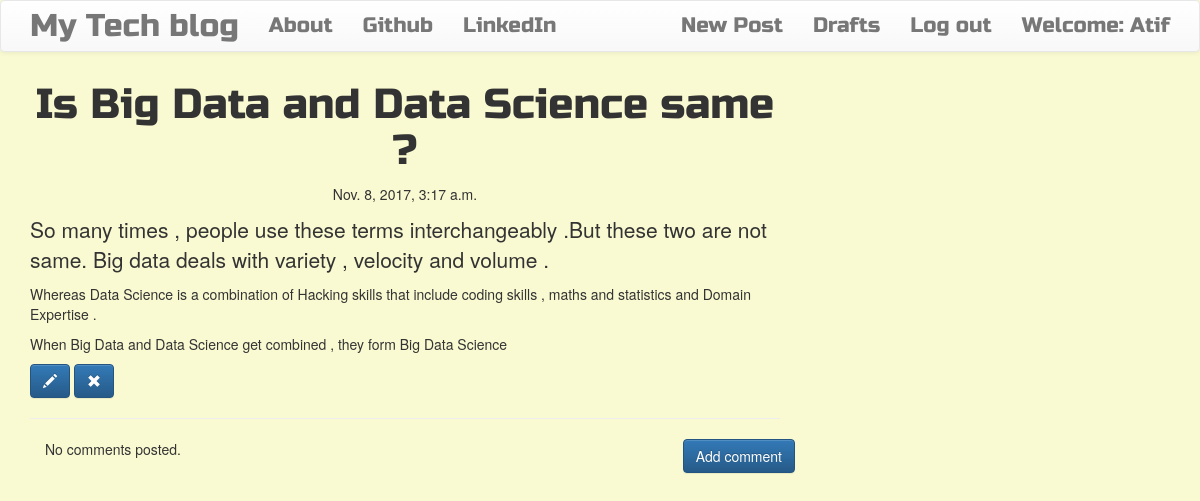
/post/21 (signed in), run on the app's committed database.
### blog/models.py (models this page shows, shortened)
class Post(models.Model):
    author = models.ForeignKey('auth.User')
    title = models.CharField(max_length=200)
    text = models.TextField()
    created_date = models.DateTimeField(default=timezone.now)
    published_date = models.DateTimeField(blank=True, null=True)

### blog/views.py (the view)
# urls.py: url(r'^post/(?P<pk>\d+)$', views.PostDetailView.as_view(), name='post_detail'),
class PostDetailView(DetailView):
    model = Post

### blog/templates/blog/post_detail.html
{% extends 'blog/base.html' %}
{% block content %}
        <h1 class='posttitle loader'>{{ post.title }}</h1>
        {% if post.published_date %}
            <div class="date postdate">
                {{ post.published_date }}
            </div>
        {% else %}
            <a class="btn btn-default" href="{% url 'post_publish' pk=post.pk %}">Publish</a>
        {% endif %}
      <p class='postcontent' >{{ post.text|safe|linebreaksbr }}</p>
      {% if user.is_authenticated %}
          <a class="btn btn-primary" href="{% url 'post_edit' pk=post.pk %}"><span class="glyphicon glyphicon-pencil"></span></a>
          <a class="btn btn-primary" href="{% url 'post_remove' pk=post.pk %}"><span class="glyphicon glyphicon-remove"></span></a>
      {% endif %}
  <hr>
  <a class="btn btn-primary btn-comment" href="{% url 'add_comment_to_post' pk=post.pk %}">Add comment</a>
  <div class="container">
  {% for comment in post.comments.all %}
  <br>
      {% if user.is_authenticated or comment.approved_comment %}
              {{ comment.created_date }}
              {% if not comment.approved_comment %}
                  <a class="btn btn-default" href="{% url 'comment_remove' pk=comment.pk %}"><span class="glyphicon glyphicon-remove"></span></a>
                  <a class="btn btn-default" href="{% url 'comment_approve' pk=comment.pk %}"><span class="glyphicon glyphicon-ok"></span></a>
              {% endif %}
          <p>{{ comment.text|safe|linebreaks }}</p>
          <p>Posted by: <strong>{{ comment.author }}</strong></p>
      {% endif %}
  {% empty %}
      <p>No comments posted.</p>
  {% endfor %}
</div>
{% endblock %}

### blog/templates/blog/base.html (shortened to what this page needs)
<!DOCTYPE html>
{% load staticfiles %}
<html>
    <head>
        <link rel="stylesheet" href="https://maxcdn.bootstrapcdn.com/bootstrap/3.3.7/css/bootstrap.min.css">
        <link rel="stylesheet" href="https://maxcdn.bootstrapcdn.com/bootstrap/3.3.7/css/bootstrap-theme.min.css">
        <link rel="stylesheet" href="//cdn.jsdelivr.net/medium-editor/latest/css/medium-editor.min.css" type="text/css" media="screen" charset="utf-8">
        <link rel="stylesheet" href="{% static 'css/blog.css' %}">
<body class='loader'>
  <nav class="navbar navbar-default techfont custom-navbar">
    <div class="container">
      <ul class="nav navbar-nav">
        <li><a class='navbar-brand bigbrand' href="{% url 'post_list' %}">My Tech blog</a></li>
        <li><a href="{% url 'about'%}">About</a></li>
        <li><a href="https://github.com/Atif8Ted">Github</a></li>
        <li><a href="https://www.linkedin.com/in/atifimam/">LinkedIn</a></li>
      </ul>
      <ul class="nav navbar-nav navbar-right">
        {% if user.is_authenticated %}
        <li>
          <a href="{% url 'post_new' %}" >New Post</a>
        </li>
        <li>
          <a href="{% url 'post_draft_list' %}">Drafts</a>
        </li>
        <li>
          <a href="{% url 'logout' %}" >Log out</a>
        </li>
        <li>
          <a >Welcome: {{ user.username }}</a>
        </li>
          {% else %}
          <li><a class='nav navbar-right' href="{% url 'login' %}" ><span class="glyphicon glyphicon-user"></span> Login</a></li>
        {% endif %}
      </ul>
  </div>
</nav>
        <div class="content container">
            <div class="row">
                <div class="col-md-8">
                  <div class="blog_posts">
                    {% block content %}
                    {% endblock %}
                  </div>
                </div>
            </div>
        </div>
</body>
</html>

### blog/static/css/blog.css (style rules this page uses)
.techfont { font-family: 'Russo One', sans-serif; font-size: 1.5em; margin-bottom: 10px; }
.postdate { text-align: center; }
.posttitle { font-family: 'Russo One', sans-serif; font-size: 3em; text-align: center; }
.postcontent { font-family: 'Montserrat'; font-size: 1.5em; }
.btn-comment { position: absolute; right: 0px; }
.bigbrand { font-size: 1.5em; }
.loader { filter: hue-rotate(0deg); color: linear-gradient(45deg, #0f8, #08f); animation: hue 5000ms infinite linear; }
body { background: lightgoldenrodyellow; }

### data on the page
Post: title "Is Big Data and Data Science same ?", published_date "Nov. 8, 2017, 3:17 a.m.", text "So many times , people use these terms interchangeably .But these two are not same. Big data deals with variety , velocity and volume . Whereas Data Science is a combination of Hacking skills that include coding skills , maths and statistics and Domain Expertise . When Big Data and Data Science get combined , they form Big Data Science"

### other printed values
{{ user.username }} "Atif"
